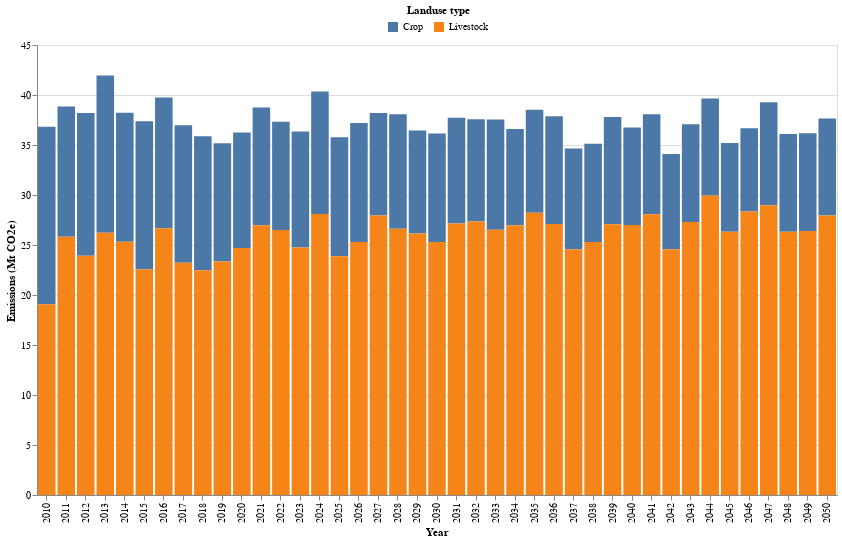

Source (notebook cell):
### Code cell
base_chart = alt.Chart(GHG_ag_crop_lvstk_total).encode(
    x=alt.X('year:O',axis=alt.Axis(title="Year", labelAngle=-90)),  # Treat year as an ordinal data type
    tooltip=[alt.Tooltip('Landuse type', title='Landuse type'),
             alt.Tooltip('GHG emissions (Mt CO2e):Q', title='Emissions (Mt CO2e)')]
).properties(
    width=600,
    height=400
)

column_chart = base_chart.mark_bar().encode(
    color=alt.Color('Landuse type:N',legend=alt.Legend(
                                            title="Landuse type",
                                            orient='none',
                                            legendX=350, legendY=-40,
                                            direction='horizontal',
                                            titleAnchor='middle')),  
    y=alt.Y('GHG emissions (Mt CO2e):Q',title='Emissions (Mt CO2e)'),  # Treat GHA_accumulative as a quantitative field
)

final_chart = alt.layer(
    column_chart,
).properties(
    width=800,
    height=450
)

final_chart

### Figure 1 — Vega-Lite specification as saved in the notebook (floating-point values rounded to 4 significant figures)
{"config": {"view": {"continuousWidth": 300, "continuousHeight": 300}}, "layer": [{"mark": {"type": "bar"}, "encoding": {"color": {"field": "Landuse type", "legend": {"direction": "horizontal", "legendX": 350, "legendY": -40, "orient": "none", "title": "Landuse type", "titleAnchor": "middle"}, "type": "nominal"}, "tooltip": [{"field": "Landuse type", "title": "Landuse type", "type": "nominal"}, {"field": "GHG emissions (Mt CO2e)", "title": "Emissions (Mt CO2e)", "type": "quantitative"}], "x": {"axis": {"labelAngle": -90, "title": "Year"}, "field": "year", "type": "ordinal"}, "y": {"field": "GHG emissions (Mt CO2e)", "title": "Emissions (Mt CO2e)", "type": "quantitative"}}}], "data": {"name": "data-6bfdee81a99c9911b1b7f93a02fb5f8b"}, "height": 450, "width": 800, "$schema": "https://vega.github.io/schema/vega-lite/v5.15.1.json", "datasets": {"data-6bfdee81a99c9911b1b7f93a02fb5f8b": [{"year": 2010, "Landuse type": "Crop", "GHG emissions (t CO2e)": 17740000.0, "GHG emissions (Mt CO2e)": 17.74}, {"year": 2010, "Landuse type": "Livestock", "GHG emissions (t CO2e)": 19080000.0, "GHG emissions (Mt CO2e)": 19.08}, {"year": 2011, "Landuse type": "Crop", "GHG emissions (t CO2e)": 13040000.0, "GHG emissions (Mt CO2e)": 13.04}, {"year": 2011, "Landuse type": "Livestock", "GHG emissions (t CO2e)": 25820000.0, "GHG emissions (Mt CO2e)": 25.82}, {"year": 2012, "Landuse type": "Crop", "GHG emissions (t CO2e)": 14270000.0, "GHG emissions (Mt CO2e)": 14.27}, {"year": 2012, "Landuse type": "Livestock", "GHG emissions (t CO2e)": 23930000.0, "GHG emissions (Mt CO2e)": 23.93}, {"year": 2013, "Landuse type": "Crop", "GHG emissions (t CO2e)": 15750000.0, "GHG emissions (Mt CO2e)": 15.75}, {"year": 2013, "Landuse type": "Livestock", "GHG emissions (t CO2e)": 26210000.0, "GHG emissions (Mt CO2e)": 26.21}, {"year": 2014, "Landuse type": "Crop", "GHG emissions (t CO2e)": 12910000.0, "GHG emissions (Mt CO2e)": 12.91}, {"year": 2014, "Landuse type": "Livestock", "GHG emissions (t CO2e)": 25310000.0, "GHG emissions (Mt CO2e)": 25.31}, {"year": 2015, "Landuse type": "Crop", "GHG emissions (t CO2e)": 14790000.0, "GHG emissions (Mt CO2e)": 14.79}, {"year": 2015, "Landuse type": "Livestock", "GHG emissions (t CO2e)": 22570000.0, "GHG emissions (Mt CO2e)": 22.57}, {"year": 2016, "Landuse type": "Crop", "GHG emissions (t CO2e)": 13080000.0, "GHG emissions (Mt CO2e)": 13.08}, {"year": 2016, "Landuse type": "Livestock", "GHG emissions (t CO2e)": 26670000.0, "GHG emissions (Mt CO2e)": 26.67}, {"year": 2017, "Landuse type": "Crop", "GHG emissions (t CO2e)": 13770000.0, "GHG emissions (Mt CO2e)": 13.77}, {"year": 2017, "Landuse type": "Livestock", "GHG emissions (t CO2e)": 23210000.0, "GHG emissions (Mt CO2e)": 23.21}, {"year": 2018, "Landuse type": "Crop", "GHG emissions (t CO2e)": 13400000.0, "GHG emissions (Mt CO2e)": 13.4}, {"year": 2018, "Landuse type": "Livestock", "GHG emissions (t CO2e)": 22460000.0, "GHG emissions (Mt CO2e)": 22.46}, {"year": 2019, "Landuse type": "Crop", "GHG emissions (t CO2e)": 11840000.0, "GHG emissions (Mt CO2e)": 11.84}, {"year": 2019, "Landuse type": "Livestock", "GHG emissions (t CO2e)": 23340000.0, "GHG emissions (Mt CO2e)": 23.34}, {"year": 2020, "Landuse type": "Crop", "GHG emissions (t CO2e)": 11540000.0, "GHG emissions (Mt CO2e)": 11.54}, {"year": 2020, "Landuse type": "Livestock", "GHG emissions (t CO2e)": 24700000.0, "GHG emissions (Mt CO2e)": 24.7}, {"year": 2021, "Landuse type": "Crop", "GHG emissions (t CO2e)": 11750000.0, "GHG emissions (Mt CO2e)": 11.75}, {"year": 2021, "Landuse type": "Livestock", "GHG emissions (t CO2e)": 26990000.0, "GHG emissions (Mt CO2e)": 26.99}, {"year": 2022, "Landuse type": "Crop", "GHG emissions (t CO2e)": 10840000.0, "GHG emissions (Mt CO2e)": 10.84}, {"year": 2022, "Landuse type": "Livestock", "GHG emissions (t CO2e)": 26490000.0, "GHG emissions (Mt CO2e)": 26.49}, {"year": 2023, "Landuse type": "Crop", "GHG emissions (t CO2e)": 11590000.0, "GHG emissions (Mt CO2e)": 11.59}, {"year": 2023, "Landuse type": "Livestock", "GHG emissions (t CO2e)": 24760000.0, "GHG emissions (Mt CO2e)": 24.76}, {"year": 2024, "Landuse type": "Crop", "GHG emissions (t CO2e)": 12240000.0, "GHG emissions (Mt CO2e)": 12.24}, {"year": 2024, "Landuse type": "Livestock", "GHG emissions (t CO2e)": 28110000.0, "GHG emissions (Mt CO2e)": 28.11}, {"year": 2025, "Landuse type": "Crop", "GHG emissions (t CO2e)": 11910000.0, "GHG emissions (Mt CO2e)": 11.91}, {"year": 2025, "Landuse type": "Livestock", "GHG emissions (t CO2e)": 23880000.0, "GHG emissions (Mt CO2e)": 23.88}, {"year": 2026, "Landuse type": "Crop", "GHG emissions (t CO2e)": 11890000.0, "GHG emissions (Mt CO2e)": 11.89}, {"year": 2026, "Landuse type": "Livestock", "GHG emissions (t CO2e)": 25310000.0, "GHG emissions (Mt CO2e)": 25.31}, {"year": 2027, "Landuse type": "Crop", "GHG emissions (t CO2e)": 10250000.0, "GHG emissions (Mt CO2e)": 10.25}, {"year": 2027, "Landuse type": "Livestock", "GHG emissions (t CO2e)": 27940000.0, "GHG emissions (Mt CO2e)": 27.94}, {"year": 2028, "Landuse type": "Crop", "GHG emissions (t CO2e)": 11460000.0, "GHG emissions (Mt CO2e)": 11.46}, {"year": 2028, "Landuse type": "Livestock", "GHG emissions (t CO2e)": 26610000.0, "GHG emissions (Mt CO2e)": 26.61}, {"year": 2029, "Landuse type": "Crop", "GHG emissions (t CO2e)": 10320000.0, "GHG emissions (Mt CO2e)": 10.32}, {"year": 2029, "Landuse type": "Livestock", "GHG emissions (t CO2e)": 26140000.0, "GHG emissions (Mt CO2e)": 26.14}, {"year": 2030, "Landuse type": "Crop", "GHG emissions (t CO2e)": 10870000.0, "GHG emissions (Mt CO2e)": 10.87}, {"year": 2030, "Landuse type": "Livestock", "GHG emissions (t CO2e)": 25290000.0, "GHG emissions (Mt CO2e)": 25.29}, {"year": 2031, "Landuse type": "Crop", "GHG emissions (t CO2e)": 10580000.0, "GHG emissions (Mt CO2e)": 10.58}, {"year": 2031, "Landuse type": "Livestock", "GHG emissions (t CO2e)": 27140000.0, "GHG emissions (Mt CO2e)": 27.14}, {"year": 2032, "Landuse type": "Crop", "GHG emissions (t CO2e)": 10230000.0, "GHG emissions (Mt CO2e)": 10.23}, {"year": 2032, "Landuse type": "Livestock", "GHG emissions (t CO2e)": 27350000.0, "GHG emissions (Mt CO2e)": 27.35}, {"year": 2033, "Landuse type": "Crop", "GHG emissions (t CO2e)": 11020000.0, "GHG emissions (Mt CO2e)": 11.02}, {"year": 2033, "Landuse type": "Livestock", "GHG emissions (t CO2e)": 26540000.0, "GHG emissions (Mt CO2e)": 26.54}, {"year": 2034, "Landuse type": "Crop", "GHG emissions (t CO2e)": 9639000.0, "GHG emissions (Mt CO2e)": 9.639}, {"year": 2034, "Landuse type": "Livestock", "GHG emissions (t CO2e)": 26970000.0, "GHG emissions (Mt CO2e)": 26.97}, {"year": 2035, "Landuse type": "Crop", "GHG emissions (t CO2e)": 10290000.0, "GHG emissions (Mt CO2e)": 10.29}, {"year": 2035, "Landuse type": "Livestock", "GHG emissions (t CO2e)": 28220000.0, "GHG emissions (Mt CO2e)": 28.22}, {"year": 2036, "Landuse type": "Crop", "GHG emissions (t CO2e)": 10770000.0, "GHG emissions (Mt CO2e)": 10.77}, {"year": 2036, "Landuse type": "Livestock", "GHG emissions (t CO2e)": 27100000.0, "GHG emissions (Mt CO2e)": 27.1}, {"year": 2037, "Landuse type": "Crop", "GHG emissions (t CO2e)": 10080000.0, "GHG emissions (Mt CO2e)": 10.08}, {"year": 2037, "Landuse type": "Livestock", "GHG emissions (t CO2e)": 24580000.0, "GHG emissions (Mt CO2e)": 24.58}, {"year": 2038, "Landuse type": "Crop", "GHG emissions (t CO2e)": 9832000.0, "GHG emissions (Mt CO2e)": 9.832}, {"year": 2038, "Landuse type": "Livestock", "GHG emissions (t CO2e)": 25290000.0, "GHG emissions (Mt CO2e)": 25.29}, {"year": 2039, "Landuse type": "Crop", "GHG emissions (t CO2e)": 10720000.0, "GHG emissions (Mt CO2e)": 10.72}, {"year": 2039, "Landuse type": "Livestock", "GHG emissions (t CO2e)": 27080000.0, "GHG emissions (Mt CO2e)": 27.08}, {"year": 2040, "Landuse type": "Crop", "GHG emissions (t CO2e)": 9753000.0, "GHG emissions (Mt CO2e)": 9.753}, {"year": 2040, "Landuse type": "Livestock", "GHG emissions (t CO2e)": 26990000.0, "GHG emissions (Mt CO2e)": 26.99}, {"year": 2041, "Landuse type": "Crop", "GHG emissions (t CO2e)": 10000000.0, "GHG emissions (Mt CO2e)": 10.0}, {"year": 2041, "Landuse type": "Livestock", "GHG emissions (t CO2e)": 28070000.0, "GHG emissions (Mt CO2e)": 28.07}, {"year": 2042, "Landuse type": "Crop", "GHG emissions (t CO2e)": 9525000.0, "GHG emissions (Mt CO2e)": 9.525}, {"year": 2042, "Landuse type": "Livestock", "GHG emissions (t CO2e)": 24580000.0, "GHG emissions (Mt CO2e)": 24.58}, {"year": 2043, "Landuse type": "Crop", "GHG emissions (t CO2e)": 9772000.0, "GHG emissions (Mt CO2e)": 9.772}, {"year": 2043, "Landuse type": "Livestock", "GHG emissions (t CO2e)": 27290000.0, "GHG emissions (Mt CO2e)": 27.29}, {"year": 2044, "Landuse type": "Crop", "GHG emissions (t CO2e)": 9692000.0, "GHG emissions (Mt CO2e)": 9.692}, {"year": 2044, "Landuse type": "Livestock", "GHG emissions (t CO2e)": 29960000.0, "GHG emissions (Mt CO2e)": 29.96}, {"year": 2045, "Landuse type": "Crop", "GHG emissions (t CO2e)": 8881000.0, "GHG emissions (Mt CO2e)": 8.881}, {"year": 2045, "Landuse type": "Livestock", "GHG emissions (t CO2e)": 26330000.0, "GHG emissions (Mt CO2e)": 26.33}, {"year": 2046, "Landuse type": "Crop", "GHG emissions (t CO2e)": 8335000.0, "GHG emissions (Mt CO2e)": 8.335}, {"year": 2046, "Landuse type": "Livestock", "GHG emissions (t CO2e)": 28350000.0, "GHG emissions (Mt CO2e)": 28.35}, {"year": 2047, "Landuse type": "Crop", "GHG emissions (t CO2e)": 10310000.0, "GHG emissions (Mt CO2e)": 10.31}, {"year": 2047, "Landuse type": "Livestock", "GHG emissions (t CO2e)": 28980000.0, "GHG emissions (Mt CO2e)": 28.98}, {"year": 2048, "Landuse type": "Crop", "GHG emissions (t CO2e)": 9774000.0, "GHG emissions (Mt CO2e)": 9.774}, {"year": 2048, "Landuse type": "Livestock", "GHG emissions (t CO2e)": 26320000.0, "GHG emissions (Mt CO2e)": 26.32}, {"year": 2049, "Landuse type": "Crop", "GHG emissions (t CO2e)": 9783000.0, "GHG emissions (Mt CO2e)": 9.783}, {"year": 2049, "Landuse type": "Livestock", "GHG emissions (t CO2e)": 26390000.0, "GHG emissions (Mt CO2e)": 26.39}, {"year": 2050, "Landuse type": "Crop", "GHG emissions (t CO2e)": 9717000.0, "GHG emissions (Mt CO2e)": 9.717}, {"year": 2050, "Landuse type": "Livestock", "GHG emissions (t CO2e)": 27940000.0, "GHG emissions (Mt CO2e)": 27.94}]}}
